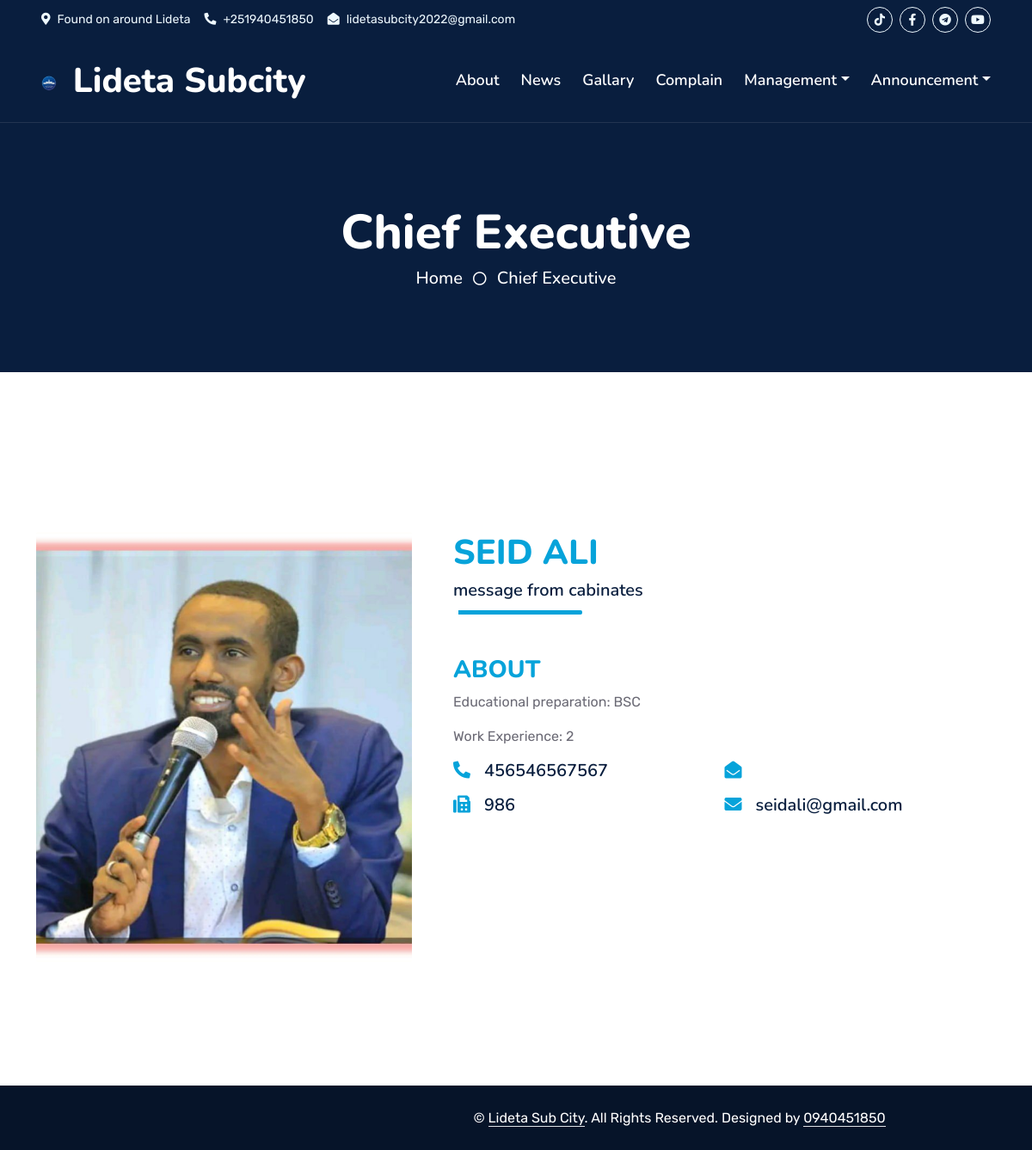
The page /chiefexecutive/ on the database its author committed.
### home/models.py (models this page shows, shortened)
class CabinetModel(models.Model):
    cabinete_name = models.CharField(max_length=255)
    education_preparation = models.CharField(max_length = 200)
    phone_number = models.CharField(max_length=13)
    email = models.EmailField(blank=True, max_length=255)
    fax = models.CharField( max_length=255, blank=True)
    cabinete_image = models.ImageField(upload_to='media/cabinetes/')
    address = models.CharField(blank=True, max_length=255)
    cabinete_title = models.CharField(blank=True, max_length=255)
    work_experience = models.IntegerField()
    cabinate_message = models.TextField()

### home/views.py (the view)
# urls.py: path('chiefexecutive/', views.chiefexecutive, name='chiefexecutive'),
def chiefexecutive(request):
    chief_executive = CabinetModel.objects.filter(cabinete_title = 'Chief Executive Manager')
    context = {
        'chief_executive':chief_executive,
    }
    return render(request, 'pages/chiefexecutive.html', context)

### templates/pages/chiefexecutive.html
{% extends 'base.html' %}
 {% load static %}
{% block content %}
 <div class="container-fluid position-relative p-0">
    <div class="container-fluid bg-primary py-5 bg-header bg-dark" style="margin-bottom: 90px;">
        <div class="row py-5">
            <div class="col-12 pt-lg-5 mt-lg-5 text-center">
                <h1 class="display-4 text-white animated zoomIn">Chief Executive</h1>
                <a href="" class="h5 text-white">Home</a>
                <i class="far fa-circle text-white px-2"></i>
                <a href="" class="h5 text-white">Chief Executive</a>
            </div>
        </div>
    </div>
</div>
 <div class="container-fluid py-5 wow fadeInUp" data-wow-delay="0.1s">
    <div class="container py-5">
        <div class="row g-5">
            {% for executive in chief_executive %}
            <div class="col-lg-5" style="min-height: 500px;">
                <div class="position-relative h-100">
                    <img class="position-absolute w-100 h-100 rounded wow zoomIn" data-wow-delay="0.9s"
                        src="{{ executive.cabinete_image.url }}" style="object-fit: cover;">
                </div>
            </div>
            <div class="col-lg-7">
                <div class="section-title position-relative pb-3 mb-5">
                    <h1 class="fw-bold text-primary text-uppercase">{{executive.cabinete_name}}</h1>
                    <h5 class="mb-0"> {{executive.cabinate_message}} </h5>
                </div>
                    <h3 class="fw-bold text-primary text-uppercase">About </h3>
                    <p>Educational preparation: {{executive.education_preparation}} </p>
                    <p>Work Experience: {{executive.work_experience}}</p>
                <div class="row g-0 mb-3">
                    <div class="col-sm-6 wow zoomIn" data-wow-delay="0.2s">
                        <h5 class="mb-3"><i class="fa fa-phone-alt text-primary me-3"></i>{{executive.phone_number}}</h5>
                        <h5 class="mb-3"><i class="fa fa-fax text-primary me-3"></i>{{executive.fax}}</h5>
                    </div>
                    <div class="col-sm-6 wow zoomIn" data-wow-delay="0.4s">
                        <h5 class="mb-3"><i class="fa fa-envelope-open text-primary me-3"></i>{{executive.pobox}}</h5>
                        <h5 class="mb-3"><i class="fa fa-envelope text-primary me-3"></i>{{executive.email}}</h5>
                    </div>
                </div>
            </div>
            {% endfor %}
        </div>
    </div>
</div>
{% endblock %}

### static/css/style.css (style rules this page uses)
:root { --primary: #06A3DA; --secondary: #34AD54; --light: #EEF9FF; --dark: #091E3E; }
h1, h2, .fw-bold { font-weight: 800 !important; }
h3, h4, .fw-semi-bold { font-weight: 700 !important; }
h5, h6, .fw-medium { font-weight: 600 !important; }
.section-title::before { position: absolute; content: ""; width: 150px; height: 5px; left: 0; bottom: 0; background: var(--primary); border-radius: 2px; }
.section-title::after { position: absolute; content: ""; width: 6px; height: 5px; bottom: 0px; background: #FFFFFF; -webkit-animation: section-title-run 5s infinite linear; animation: section-title-run 5s infinite linear; }
.bg-header { background: darkblue; background-size: cover; }

### rows shown on the page
CabinetModel: cabinete_image (picture), cabinete_name "SEID ALI", cabinate_message "message from cabinates", education_preparation "BSC", work_experience "2", phone_number "456546567567", fax "986", email "seidali@gmail.com"
